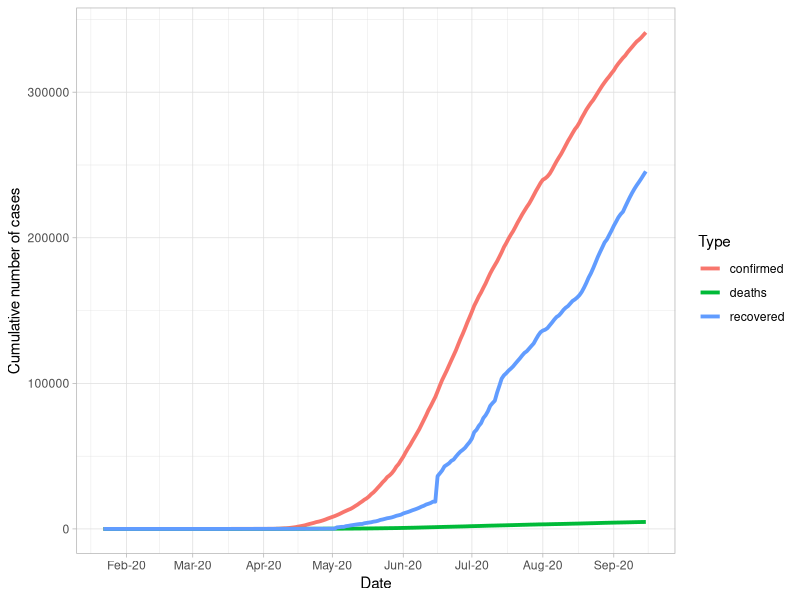
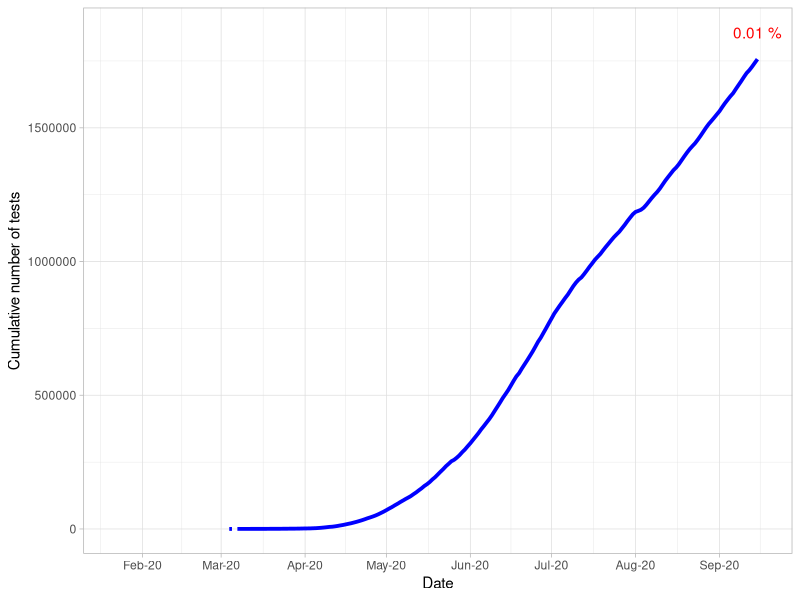

The R source for these figures, in order:
## ---- chunk 1
knitr::opts_chunk$set(echo = FALSE, warning = FALSE, message = FALSE)
library(readr)
library(tidyverse)
library(kableExtra)
## ---- chunk 2
tidycovid19_bangla <- read_csv(here::here("content/post/covid-19-bangladesh/data/tidycovid19-bangladesh-data.csv"))
## ---- chunk 3
options(scipen = 999)
tidycovid19_bangla %>%
  select(date, confirmed, deaths, recovered) %>%
  pivot_longer(cols = -date,
               names_to = "Type",
               values_to = "Cases") %>%
  ggplot(aes(x = date,
             y = Cases,
             color = Type)) +
  geom_line(size=1.3) +
  theme_light() +
  labs(x = "Date",
       y = "Cumulative number of cases")+ 
  scale_x_date(date_breaks = "months" , date_labels = "%b-%y")
## ---- chunk 4
bangla_pop <- (tidycovid19_bangla %>%
  filter(date == "2020-09-15"))$population

tidycovid19_bangla %>%
  ggplot(aes(x = date,
             y = total_tests)) +
  geom_line(size=1.3, color= "blue") +
  annotate("text", label = paste0(round(((tidycovid19_bangla %>% filter(date == "2020-09-15"))$total_tests)/bangla_pop, 2)," %"), x = as.Date("2020-09-15"), y = (tidycovid19_bangla %>% filter(date == "2020-09-15"))$total_tests + 100000, colour = "red") +
  theme_light() +
  labs(x = "Date",
       y = "Cumulative number of tests")+ 
  scale_x_date(date_breaks = "months" , date_labels = "%b-%y")
